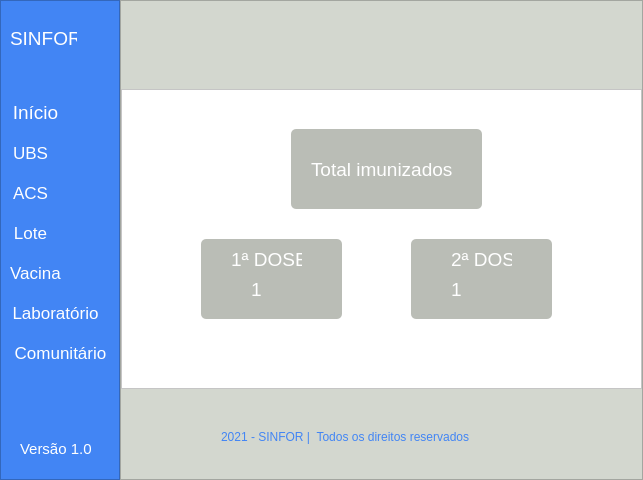
<?xml version="1.0" encoding="UTF-8"?>
<ui version="4.0">
 <class>MainWindow</class>
 <widget class="QMainWindow" name="MainWindow">
  <property name="geometry">
   <rect>
    <x>0</x>
    <y>0</y>
    <width>643</width>
    <height>480</height>
   </rect>
  </property>
  <property name="windowTitle">
   <string>MainWindow</string>
  </property>
  <property name="styleSheet">
   <string notr="true">background-color: rgb(211, 215, 207);</string>
  </property>
  <widget class="QWidget" name="centralwidget">
   <layout class="QHBoxLayout" name="horizontalLayout">
    <property name="spacing">
     <number>0</number>
    </property>
    <property name="leftMargin">
     <number>0</number>
    </property>
    <property name="topMargin">
     <number>0</number>
    </property>
    <property name="rightMargin">
     <number>0</number>
    </property>
    <property name="bottomMargin">
     <number>0</number>
    </property>
    <item>
     <widget class="QFrame" name="frame">
      <property name="maximumSize">
       <size>
        <width>120</width>
        <height>16777215</height>
       </size>
      </property>
      <property name="styleSheet">
       <string notr="true">background-color: #4285f4;</string>
      </property>
      <property name="frameShape">
       <enum>QFrame::StyledPanel</enum>
      </property>
      <property name="frameShadow">
       <enum>QFrame::Raised</enum>
      </property>
      <widget class="QLabel" name="label">
       <property name="geometry">
        <rect>
         <x>10</x>
         <y>30</y>
         <width>67</width>
         <height>17</height>
        </rect>
       </property>
       <property name="font">
        <font>
         <pointsize>14</pointsize>
        </font>
       </property>
       <property name="styleSheet">
        <string notr="true">color: rgb(255, 255, 255);</string>
       </property>
       <property name="text">
        <string>SINFOR</string>
       </property>
      </widget>
      <widget class="QLabel" name="label_9">
       <property name="geometry">
        <rect>
         <x>20</x>
         <y>440</y>
         <width>71</width>
         <height>17</height>
        </rect>
       </property>
       <property name="font">
        <font>
         <pointsize>11</pointsize>
        </font>
       </property>
       <property name="styleSheet">
        <string notr="true">color: rgb(255, 255, 255);</string>
       </property>
       <property name="text">
        <string>Versão 1.0</string>
       </property>
      </widget>
      <widget class="QPushButton" name="btn_inicio">
       <property name="geometry">
        <rect>
         <x>10</x>
         <y>100</y>
         <width>51</width>
         <height>25</height>
        </rect>
       </property>
       <property name="font">
        <font>
         <pointsize>14</pointsize>
        </font>
       </property>
       <property name="cursor">
        <cursorShape>PointingHandCursor</cursorShape>
       </property>
       <property name="styleSheet">
        <string notr="true">border:none;
color: #fff;</string>
       </property>
       <property name="text">
        <string>Início</string>
       </property>
      </widget>
      <widget class="QPushButton" name="btn_ubs">
       <property name="geometry">
        <rect>
         <x>10</x>
         <y>140</y>
         <width>41</width>
         <height>25</height>
        </rect>
       </property>
       <property name="font">
        <font>
         <pointsize>13</pointsize>
        </font>
       </property>
       <property name="cursor">
        <cursorShape>PointingHandCursor</cursorShape>
       </property>
       <property name="styleSheet">
        <string notr="true">border:none;
color: #fff;</string>
       </property>
       <property name="text">
        <string>UBS</string>
       </property>
      </widget>
      <widget class="QPushButton" name="btn_comunitario">
       <property name="geometry">
        <rect>
         <x>10</x>
         <y>340</y>
         <width>101</width>
         <height>25</height>
        </rect>
       </property>
       <property name="font">
        <font>
         <pointsize>13</pointsize>
        </font>
       </property>
       <property name="cursor">
        <cursorShape>PointingHandCursor</cursorShape>
       </property>
       <property name="styleSheet">
        <string notr="true">border:none;
color: #fff;</string>
       </property>
       <property name="text">
        <string>Comunitário</string>
       </property>
      </widget>
      <widget class="QPushButton" name="btn_acs">
       <property name="geometry">
        <rect>
         <x>10</x>
         <y>180</y>
         <width>41</width>
         <height>25</height>
        </rect>
       </property>
       <property name="font">
        <font>
         <pointsize>13</pointsize>
        </font>
       </property>
       <property name="cursor">
        <cursorShape>PointingHandCursor</cursorShape>
       </property>
       <property name="layoutDirection">
        <enum>Qt::LeftToRight</enum>
       </property>
       <property name="styleSheet">
        <string notr="true">border:none;
color: #fff;</string>
       </property>
       <property name="text">
        <string>ACS</string>
       </property>
       <property name="checkable">
        <bool>false</bool>
       </property>
      </widget>
      <widget class="QPushButton" name="btn_laboratorio">
       <property name="geometry">
        <rect>
         <x>10</x>
         <y>300</y>
         <width>91</width>
         <height>25</height>
        </rect>
       </property>
       <property name="font">
        <font>
         <pointsize>13</pointsize>
        </font>
       </property>
       <property name="cursor">
        <cursorShape>PointingHandCursor</cursorShape>
       </property>
       <property name="styleSheet">
        <string notr="true">border:none;
color: #fff;</string>
       </property>
       <property name="text">
        <string>Laboratório</string>
       </property>
      </widget>
      <widget class="QPushButton" name="btn_lote">
       <property name="geometry">
        <rect>
         <x>10</x>
         <y>220</y>
         <width>41</width>
         <height>25</height>
        </rect>
       </property>
       <property name="font">
        <font>
         <pointsize>13</pointsize>
        </font>
       </property>
       <property name="cursor">
        <cursorShape>PointingHandCursor</cursorShape>
       </property>
       <property name="styleSheet">
        <string notr="true">border:none;
color: #fff;</string>
       </property>
       <property name="text">
        <string>Lote</string>
       </property>
      </widget>
      <widget class="QPushButton" name="btn_vacina">
       <property name="geometry">
        <rect>
         <x>10</x>
         <y>260</y>
         <width>51</width>
         <height>25</height>
        </rect>
       </property>
       <property name="font">
        <font>
         <pointsize>13</pointsize>
        </font>
       </property>
       <property name="cursor">
        <cursorShape>PointingHandCursor</cursorShape>
       </property>
       <property name="styleSheet">
        <string notr="true">border:none;
color: #fff;</string>
       </property>
       <property name="text">
        <string>Vacina</string>
       </property>
      </widget>
     </widget>
    </item>
    <item>
     <widget class="QFrame" name="frame_2">
      <property name="frameShape">
       <enum>QFrame::StyledPanel</enum>
      </property>
      <property name="frameShadow">
       <enum>QFrame::Raised</enum>
      </property>
      <layout class="QVBoxLayout" name="verticalLayout">
       <property name="spacing">
        <number>0</number>
       </property>
       <property name="leftMargin">
        <number>0</number>
       </property>
       <property name="topMargin">
        <number>0</number>
       </property>
       <property name="rightMargin">
        <number>0</number>
       </property>
       <property name="bottomMargin">
        <number>0</number>
       </property>
       <item>
        <widget class="QFrame" name="frame_3">
         <property name="maximumSize">
          <size>
           <width>16777215</width>
           <height>70</height>
          </size>
         </property>
         <property name="styleSheet">
          <string notr="true">background-color: rgb(211, 215, 207);</string>
         </property>
         <property name="frameShape">
          <enum>QFrame::NoFrame</enum>
         </property>
         <property name="frameShadow">
          <enum>QFrame::Raised</enum>
         </property>
         <property name="lineWidth">
          <number>1</number>
         </property>
        </widget>
       </item>
       <item>
        <widget class="QFrame" name="frame_4">
         <property name="maximumSize">
          <size>
           <width>16777215</width>
           <height>300</height>
          </size>
         </property>
         <property name="styleSheet">
          <string notr="true">background-color: rgb(255, 255, 255);</string>
         </property>
         <property name="frameShape">
          <enum>QFrame::StyledPanel</enum>
         </property>
         <property name="frameShadow">
          <enum>QFrame::Raised</enum>
         </property>
         <widget class="QFrame" name="frame_6">
          <property name="geometry">
           <rect>
            <x>170</x>
            <y>40</y>
            <width>191</width>
            <height>80</height>
           </rect>
          </property>
          <property name="styleSheet">
           <string notr="true">background-color: rgb(186, 189, 182);
border-radius: 5px;</string>
          </property>
          <property name="frameShape">
           <enum>QFrame::StyledPanel</enum>
          </property>
          <property name="frameShadow">
           <enum>QFrame::Raised</enum>
          </property>
          <widget class="QLabel" name="label_11">
           <property name="geometry">
            <rect>
             <x>20</x>
             <y>30</y>
             <width>151</width>
             <height>20</height>
            </rect>
           </property>
           <property name="font">
            <font>
             <pointsize>14</pointsize>
            </font>
           </property>
           <property name="styleSheet">
            <string notr="true">color: #FFF;</string>
           </property>
           <property name="text">
            <string>Total imunizados</string>
           </property>
          </widget>
         </widget>
         <widget class="QFrame" name="frame_7">
          <property name="geometry">
           <rect>
            <x>80</x>
            <y>150</y>
            <width>141</width>
            <height>80</height>
           </rect>
          </property>
          <property name="styleSheet">
           <string notr="true">background-color: rgb(186, 189, 182);
border-radius: 5px;</string>
          </property>
          <property name="frameShape">
           <enum>QFrame::StyledPanel</enum>
          </property>
          <property name="frameShadow">
           <enum>QFrame::Raised</enum>
          </property>
          <widget class="QLabel" name="label_12">
           <property name="geometry">
            <rect>
             <x>30</x>
             <y>10</y>
             <width>71</width>
             <height>21</height>
            </rect>
           </property>
           <property name="font">
            <font>
             <pointsize>14</pointsize>
            </font>
           </property>
           <property name="styleSheet">
            <string notr="true">color: #FFF;</string>
           </property>
           <property name="text">
            <string>1ª DOSE</string>
           </property>
          </widget>
          <widget class="QLabel" name="qtd_d1">
           <property name="geometry">
            <rect>
             <x>50</x>
             <y>40</y>
             <width>71</width>
             <height>21</height>
            </rect>
           </property>
           <property name="font">
            <font>
             <pointsize>14</pointsize>
            </font>
           </property>
           <property name="styleSheet">
            <string notr="true">color: #FFF;</string>
           </property>
           <property name="text">
            <string>1</string>
           </property>
          </widget>
         </widget>
         <widget class="QFrame" name="frame_8">
          <property name="geometry">
           <rect>
            <x>290</x>
            <y>150</y>
            <width>141</width>
            <height>80</height>
           </rect>
          </property>
          <property name="styleSheet">
           <string notr="true">background-color: rgb(186, 189, 182);
border-radius: 5px;</string>
          </property>
          <property name="frameShape">
           <enum>QFrame::StyledPanel</enum>
          </property>
          <property name="frameShadow">
           <enum>QFrame::Raised</enum>
          </property>
          <widget class="QLabel" name="label_13">
           <property name="geometry">
            <rect>
             <x>40</x>
             <y>10</y>
             <width>61</width>
             <height>20</height>
            </rect>
           </property>
           <property name="font">
            <font>
             <pointsize>14</pointsize>
            </font>
           </property>
           <property name="styleSheet">
            <string notr="true">color: #FFF;</string>
           </property>
           <property name="text">
            <string>2ª DOSE</string>
           </property>
          </widget>
          <widget class="QLabel" name="qtd_d2">
           <property name="geometry">
            <rect>
             <x>40</x>
             <y>40</y>
             <width>71</width>
             <height>21</height>
            </rect>
           </property>
           <property name="font">
            <font>
             <pointsize>14</pointsize>
            </font>
           </property>
           <property name="styleSheet">
            <string notr="true">color: #FFF;</string>
           </property>
           <property name="text">
            <string>1</string>
           </property>
          </widget>
         </widget>
        </widget>
       </item>
       <item>
        <widget class="QFrame" name="frame_5">
         <property name="maximumSize">
          <size>
           <width>16777215</width>
           <height>70</height>
          </size>
         </property>
         <property name="frameShape">
          <enum>QFrame::NoFrame</enum>
         </property>
         <property name="frameShadow">
          <enum>QFrame::Raised</enum>
         </property>
         <widget class="QLabel" name="label_10">
          <property name="geometry">
           <rect>
            <x>100</x>
            <y>30</y>
            <width>311</width>
            <height>17</height>
           </rect>
          </property>
          <property name="styleSheet">
           <string notr="true">color: #4285f4;</string>
          </property>
          <property name="text">
           <string>2021 - SINFOR |  Todos os direitos reservados</string>
          </property>
         </widget>
        </widget>
       </item>
      </layout>
     </widget>
    </item>
   </layout>
  </widget>
 </widget>
 <resources/>
 <connections/>
</ui>
